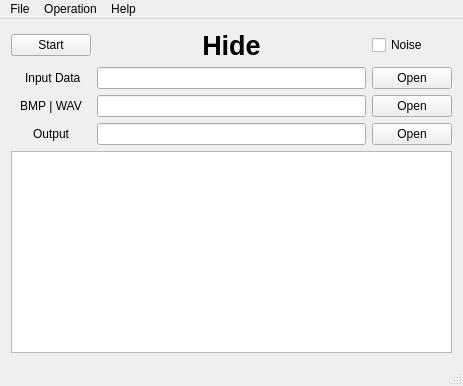
<?xml version="1.0" encoding="UTF-8"?>
<ui version="4.0">
 <class>MainWindow</class>
 <widget class="QMainWindow" name="MainWindow">
  <property name="geometry">
   <rect>
    <x>0</x>
    <y>0</y>
    <width>463</width>
    <height>386</height>
   </rect>
  </property>
  <property name="sizePolicy">
   <sizepolicy hsizetype="Maximum" vsizetype="MinimumExpanding">
    <horstretch>0</horstretch>
    <verstretch>0</verstretch>
   </sizepolicy>
  </property>
  <property name="windowTitle">
   <string>Стеганографія</string>
  </property>
  <widget class="QWidget" name="centralWidget">
   <layout class="QGridLayout" name="gridLayout">
    <item row="0" column="0">
     <widget class="QPushButton" name="pushButton">
      <property name="cursor">
       <cursorShape>PointingHandCursor</cursorShape>
      </property>
      <property name="text">
       <string>Start</string>
      </property>
     </widget>
    </item>
    <item row="0" column="1">
     <widget class="QLabel" name="label_4">
      <property name="font">
       <font>
        <pointsize>20</pointsize>
        <weight>75</weight>
        <bold>true</bold>
       </font>
      </property>
      <property name="cursor">
       <cursorShape>IBeamCursor</cursorShape>
      </property>
      <property name="text">
       <string>Hide</string>
      </property>
      <property name="alignment">
       <set>Qt::AlignCenter</set>
      </property>
     </widget>
    </item>
    <item row="1" column="0">
     <widget class="QLabel" name="label">
      <property name="sizePolicy">
       <sizepolicy hsizetype="Preferred" vsizetype="Preferred">
        <horstretch>0</horstretch>
        <verstretch>0</verstretch>
       </sizepolicy>
      </property>
      <property name="text">
       <string> Input Data</string>
      </property>
      <property name="alignment">
       <set>Qt::AlignCenter</set>
      </property>
     </widget>
    </item>
    <item row="1" column="1">
     <widget class="QLineEdit" name="lineEdit"/>
    </item>
    <item row="1" column="2">
     <widget class="QPushButton" name="pushButton_2">
      <property name="text">
       <string>Open</string>
      </property>
     </widget>
    </item>
    <item row="2" column="0">
     <widget class="QLabel" name="label_2">
      <property name="sizePolicy">
       <sizepolicy hsizetype="Preferred" vsizetype="Preferred">
        <horstretch>0</horstretch>
        <verstretch>0</verstretch>
       </sizepolicy>
      </property>
      <property name="text">
       <string>BMP | WAV</string>
      </property>
      <property name="alignment">
       <set>Qt::AlignCenter</set>
      </property>
     </widget>
    </item>
    <item row="2" column="1">
     <widget class="QLineEdit" name="lineEdit_2"/>
    </item>
    <item row="2" column="2">
     <widget class="QPushButton" name="pushButton_3">
      <property name="text">
       <string>Open</string>
      </property>
     </widget>
    </item>
    <item row="3" column="0">
     <widget class="QLabel" name="label_3">
      <property name="text">
       <string>Output</string>
      </property>
      <property name="alignment">
       <set>Qt::AlignCenter</set>
      </property>
     </widget>
    </item>
    <item row="3" column="1">
     <widget class="QLineEdit" name="lineEdit_3"/>
    </item>
    <item row="3" column="2">
     <widget class="QPushButton" name="pushButton_4">
      <property name="text">
       <string>Open</string>
      </property>
     </widget>
    </item>
    <item row="4" column="0" colspan="3">
     <widget class="QPlainTextEdit" name="plainTextEdit"/>
    </item>
    <item row="0" column="2">
     <widget class="QCheckBox" name="checkBox">
      <property name="text">
       <string>Noise</string>
      </property>
     </widget>
    </item>
   </layout>
  </widget>
  <widget class="QMenuBar" name="menuBar">
   <property name="geometry">
    <rect>
     <x>0</x>
     <y>0</y>
     <width>463</width>
     <height>22</height>
    </rect>
   </property>
   <widget class="QMenu" name="menuTroll">
    <property name="title">
     <string>Operation</string>
    </property>
    <addaction name="actionHide"/>
    <addaction name="actionUnhide"/>
   </widget>
   <widget class="QMenu" name="menuAbout">
    <property name="title">
     <string>Help</string>
    </property>
    <addaction name="actionHelp"/>
    <addaction name="separator"/>
    <addaction name="actionAbout"/>
   </widget>
   <widget class="QMenu" name="menuFile">
    <property name="title">
     <string>File</string>
    </property>
    <addaction name="actionFrom_Keyboard"/>
    <addaction name="actionQuit"/>
   </widget>
   <addaction name="menuFile"/>
   <addaction name="menuTroll"/>
   <addaction name="menuAbout"/>
  </widget>
  <widget class="QStatusBar" name="statusBar"/>
  <action name="actionHide">
   <property name="text">
    <string>Hide</string>
   </property>
  </action>
  <action name="actionUnhide">
   <property name="text">
    <string>Unhide</string>
   </property>
  </action>
  <action name="actionAbout">
   <property name="text">
    <string>About</string>
   </property>
  </action>
  <action name="actionHelp">
   <property name="text">
    <string>Help</string>
   </property>
  </action>
  <action name="actionFrom_Keyboard">
   <property name="text">
    <string>From Keyboard</string>
   </property>
  </action>
  <action name="actionQuit">
   <property name="text">
    <string>Quit</string>
   </property>
  </action>
 </widget>
 <layoutdefault spacing="6" margin="11"/>
 <resources/>
 <connections/>
</ui>
